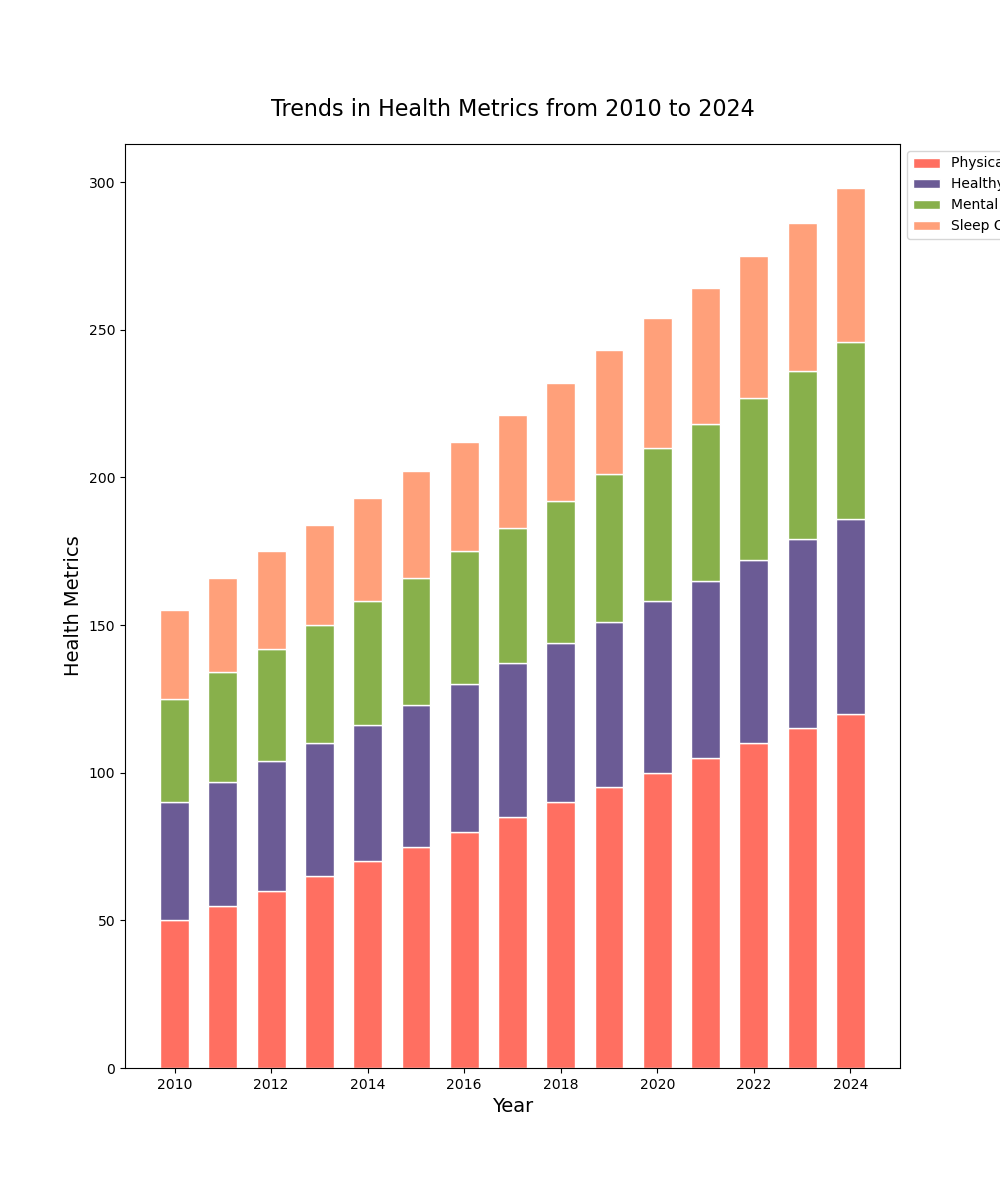

Reproduce this figure in Python.

import matplotlib.pyplot as plt

# Data
years = [
    2010, 2011, 2012, 2013, 2014, 
    2015, 2016, 2017, 2018, 2019, 
    2020, 2021, 2022, 2023, 2024
]
physical_activity = [
    50, 55, 60, 65, 70, 
    75, 80, 85, 90, 95, 
    100, 105, 110, 115, 120
]
healthy_eating = [
    40, 42, 44, 45, 46, 
    48, 50, 52, 54, 56, 
    58, 60, 62, 64, 66
]
mental_health = [
    35, 37, 38, 40, 42, 
    43, 45, 46, 48, 50, 
    52, 53, 55, 57, 60
]
sleep_quality = [
    30, 32, 33, 34, 35, 
    36, 37, 38, 40, 42, 
    44, 46, 48, 50, 52
]

# Configuration for the figure size
plt.figure(figsize=(10, 12))

# Stacked bar chart
bar_width = 0.6
plt.bar(years, physical_activity, width=bar_width, color='#FF6F61', edgecolor='white', label='Physical Activity')
plt.bar(years, healthy_eating, width=bar_width, bottom=physical_activity, color='#6B5B95', edgecolor='white', label='Healthy Eating')
plt.bar(years, mental_health, width=bar_width, bottom=[i+j for i,j in zip(physical_activity, healthy_eating)], color='#88B04B', edgecolor='white', label='Mental Health')
plt.bar(years, sleep_quality, width=bar_width, bottom=[i+j+k for i,j,k in zip(physical_activity, healthy_eating, mental_health)], color='#FFA07A', edgecolor='white', label='Sleep Quality')

# Adding labels and title
plt.ylabel('Health Metrics', fontsize=14)
plt.xlabel('Year', fontsize=14)
plt.title('Trends in Health Metrics from 2010 to 2024', fontsize=16, pad=20)

# Show legend
plt.legend(loc='upper left', bbox_to_anchor=(1,1))

# Display the chart
plt.show()
